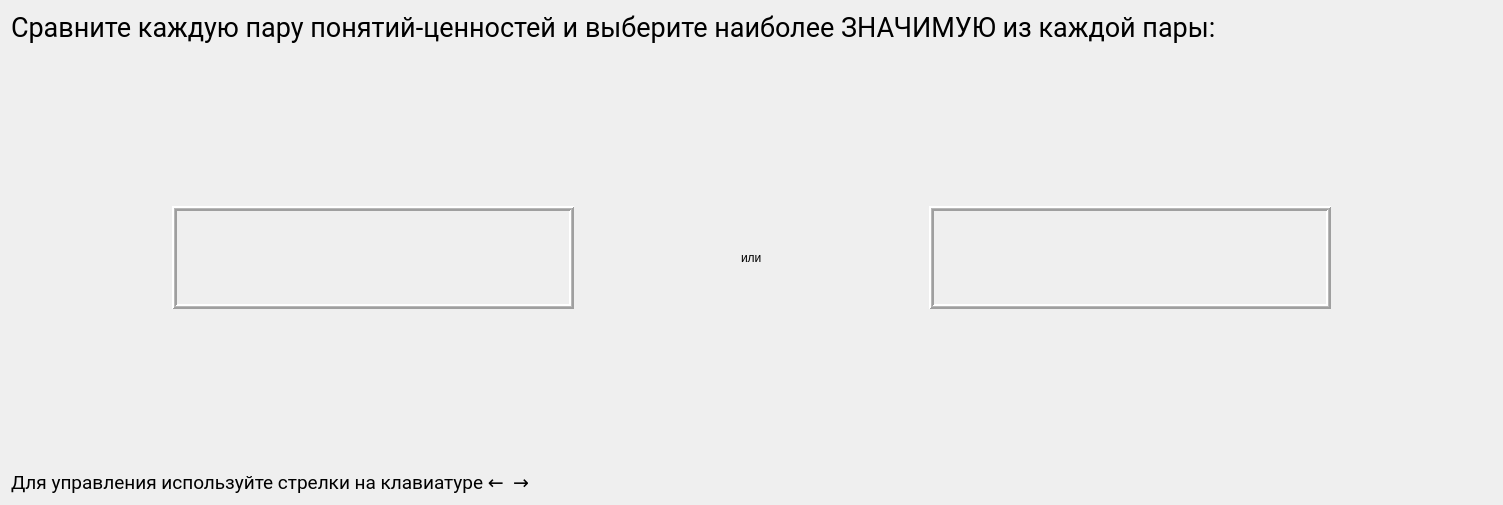
<?xml version="1.0" encoding="UTF-8"?>
<ui version="4.0">
 <class>MotivationReliefQuizWindow</class>
 <widget class="QWidget" name="MotivationReliefQuizWindow">
  <property name="geometry">
   <rect>
    <x>0</x>
    <y>0</y>
    <width>1503</width>
    <height>505</height>
   </rect>
  </property>
  <property name="sizePolicy">
   <sizepolicy hsizetype="Expanding" vsizetype="Expanding">
    <horstretch>0</horstretch>
    <verstretch>0</verstretch>
   </sizepolicy>
  </property>
  <property name="windowTitle">
   <string>Form</string>
  </property>
  <layout class="QVBoxLayout" name="verticalLayout" stretch="0,3,2,3,0">
   <item>
    <widget class="QLabel" name="label">
     <property name="sizePolicy">
      <sizepolicy hsizetype="Maximum" vsizetype="Maximum">
       <horstretch>0</horstretch>
       <verstretch>0</verstretch>
      </sizepolicy>
     </property>
     <property name="font">
      <font>
       <family>Roboto</family>
       <pointsize>20</pointsize>
      </font>
     </property>
     <property name="text">
      <string>Сравните каждую пару понятий-ценностей и выберите наиболее ЗНАЧИМУЮ из каждой пары:</string>
     </property>
    </widget>
   </item>
   <item>
    <spacer name="verticalSpacer">
     <property name="orientation">
      <enum>Qt::Vertical</enum>
     </property>
     <property name="sizeType">
      <enum>QSizePolicy::Expanding</enum>
     </property>
     <property name="sizeHint" stdset="0">
      <size>
       <width>17</width>
       <height>190</height>
      </size>
     </property>
    </spacer>
   </item>
   <item>
    <layout class="QHBoxLayout" name="horizontalLayout_3">
     <item>
      <layout class="QHBoxLayout" name="horizontalLayout" stretch="2,5,2">
       <item>
        <spacer name="horizontalSpacer_3">
         <property name="orientation">
          <enum>Qt::Horizontal</enum>
         </property>
         <property name="sizeHint" stdset="0">
          <size>
           <width>34</width>
           <height>30</height>
          </size>
         </property>
        </spacer>
       </item>
       <item>
        <widget class="QFrame" name="frame">
         <property name="sizePolicy">
          <sizepolicy hsizetype="MinimumExpanding" vsizetype="Preferred">
           <horstretch>0</horstretch>
           <verstretch>0</verstretch>
          </sizepolicy>
         </property>
         <property name="frameShape">
          <enum>QFrame::Box</enum>
         </property>
         <property name="frameShadow">
          <enum>QFrame::Raised</enum>
         </property>
         <property name="lineWidth">
          <number>2</number>
         </property>
         <property name="midLineWidth">
          <number>1</number>
         </property>
         <widget class="QLabel" name="leftChoiceLabel">
          <property name="geometry">
           <rect>
            <x>20</x>
            <y>30</y>
            <width>361</width>
            <height>131</height>
           </rect>
          </property>
          <property name="sizePolicy">
           <sizepolicy hsizetype="Expanding" vsizetype="Expanding">
            <horstretch>0</horstretch>
            <verstretch>0</verstretch>
           </sizepolicy>
          </property>
          <property name="font">
           <font>
            <family>Roboto</family>
            <pointsize>20</pointsize>
           </font>
          </property>
          <property name="autoFillBackground">
           <bool>false</bool>
          </property>
          <property name="text">
           <string/>
          </property>
          <property name="wordWrap">
           <bool>true</bool>
          </property>
         </widget>
        </widget>
       </item>
       <item>
        <spacer name="horizontalSpacer">
         <property name="orientation">
          <enum>Qt::Horizontal</enum>
         </property>
         <property name="sizeHint" stdset="0">
          <size>
           <width>34</width>
           <height>30</height>
          </size>
         </property>
        </spacer>
       </item>
      </layout>
     </item>
     <item>
      <widget class="QLabel" name="orLabel">
       <property name="text">
        <string>или</string>
       </property>
      </widget>
     </item>
     <item>
      <layout class="QHBoxLayout" name="horizontalLayout_2" stretch="2,5,2">
       <item>
        <spacer name="horizontalSpacer_2">
         <property name="orientation">
          <enum>Qt::Horizontal</enum>
         </property>
         <property name="sizeHint" stdset="0">
          <size>
           <width>40</width>
           <height>20</height>
          </size>
         </property>
        </spacer>
       </item>
       <item>
        <widget class="QFrame" name="frame_2">
         <property name="sizePolicy">
          <sizepolicy hsizetype="MinimumExpanding" vsizetype="Preferred">
           <horstretch>0</horstretch>
           <verstretch>0</verstretch>
          </sizepolicy>
         </property>
         <property name="frameShape">
          <enum>QFrame::Box</enum>
         </property>
         <property name="frameShadow">
          <enum>QFrame::Raised</enum>
         </property>
         <property name="lineWidth">
          <number>2</number>
         </property>
         <property name="midLineWidth">
          <number>1</number>
         </property>
         <widget class="QLabel" name="rightChoiceLabel">
          <property name="geometry">
           <rect>
            <x>20</x>
            <y>30</y>
            <width>361</width>
            <height>151</height>
           </rect>
          </property>
          <property name="sizePolicy">
           <sizepolicy hsizetype="Expanding" vsizetype="Expanding">
            <horstretch>0</horstretch>
            <verstretch>0</verstretch>
           </sizepolicy>
          </property>
          <property name="font">
           <font>
            <family>Roboto</family>
            <pointsize>20</pointsize>
           </font>
          </property>
          <property name="text">
           <string/>
          </property>
          <property name="wordWrap">
           <bool>true</bool>
          </property>
         </widget>
        </widget>
       </item>
       <item>
        <spacer name="horizontalSpacer_4">
         <property name="orientation">
          <enum>Qt::Horizontal</enum>
         </property>
         <property name="sizeHint" stdset="0">
          <size>
           <width>40</width>
           <height>20</height>
          </size>
         </property>
        </spacer>
       </item>
      </layout>
     </item>
    </layout>
   </item>
   <item>
    <spacer name="verticalSpacer_2">
     <property name="orientation">
      <enum>Qt::Vertical</enum>
     </property>
     <property name="sizeType">
      <enum>QSizePolicy::Expanding</enum>
     </property>
     <property name="sizeHint" stdset="0">
      <size>
       <width>20</width>
       <height>189</height>
      </size>
     </property>
    </spacer>
   </item>
   <item>
    <widget class="QLabel" name="label_5">
     <property name="sizePolicy">
      <sizepolicy hsizetype="Maximum" vsizetype="Maximum">
       <horstretch>0</horstretch>
       <verstretch>0</verstretch>
      </sizepolicy>
     </property>
     <property name="font">
      <font>
       <family>Roboto</family>
       <pointsize>14</pointsize>
      </font>
     </property>
     <property name="text">
      <string>Для управления используйте стрелки на клавиатуре ←  →</string>
     </property>
    </widget>
   </item>
  </layout>
 </widget>
 <resources/>
 <connections/>
</ui>
